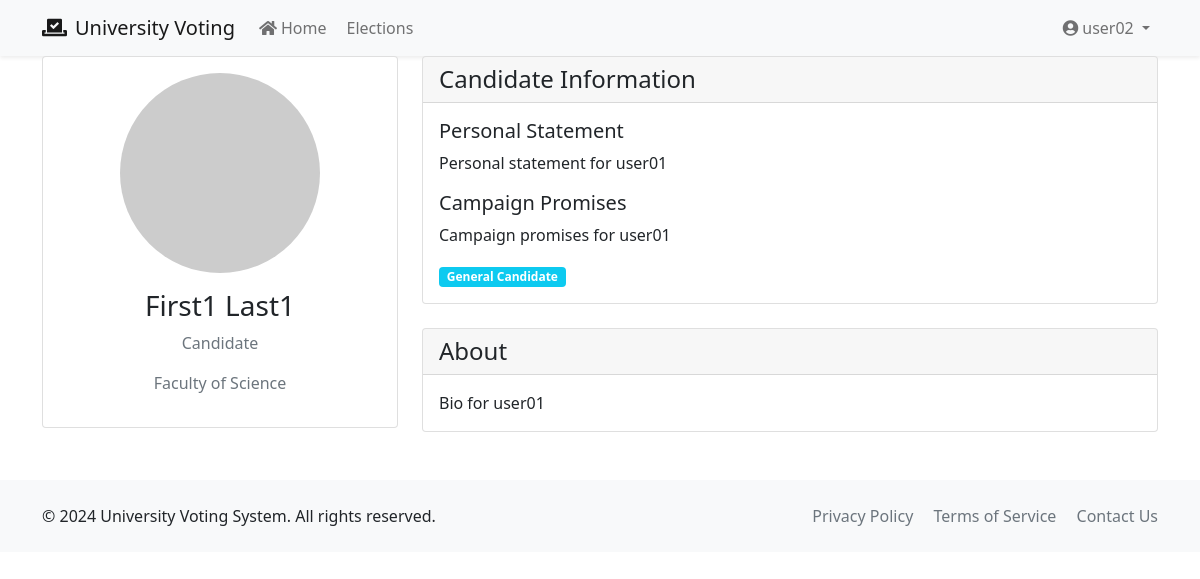
The app's page /accounts/user/8/ (signed in) with its own data.
### accounts/models.py (models this page shows, shortened)
class User(AbstractUser):
    ROLES = (
        ('voter', 'Voter'),
        ('candidate', 'Candidate'),
        ('admin', 'Administrator'),
    )
    role = models.CharField(max_length=20, choices=ROLES, default='voter')
    faculty = models.ForeignKey(Faculty, on_delete=models.SET_NULL, null=True, blank=True)
    student_id = models.CharField(
        max_length=20,
        unique=True,
        validators=[RegexValidator(r'^\d{8}$', 'Student ID must be 8 digits')]
    )
    phone_number = models.CharField(max_length=15, blank=True)
    is_verified = models.BooleanField(default=False)
    created_at = models.DateTimeField(auto_now_add=True)
    updated_at = models.DateTimeField(auto_now=True)
    class Meta:
        ordering = ['username']

class Faculty(models.Model):
    name = models.CharField(max_length=100)
    max_winners = models.IntegerField(default=2)
    created_at = models.DateTimeField(auto_now_add=True)
    updated_at = models.DateTimeField(auto_now=True)
    class Meta:
        verbose_name_plural = "Faculties"

class Profile(models.Model):
    user = models.OneToOneField(User, on_delete=models.CASCADE)
    bio = models.TextField(max_length=500, blank=True)
    photo = models.ImageField(upload_to='profile_photos/', blank=True)
    personal_statement = models.TextField(max_length=1000, blank=True)
    campaign_promises = models.TextField(max_length=2000, blank=True)
    is_general_candidate = models.BooleanField(default=False)

### accounts/views.py (the view)
# urls.py: path('user/<int:pk>/', views.UserDetailView.as_view(), name='user_detail'),
class UserDetailView(LoginRequiredMixin, DetailView):
    model = User
    template_name = 'accounts/user_detail.html'
    context_object_name = 'viewed_user'

### templates/accounts/user_detail.html (shortened to what this page needs)
{% extends 'base.html' %}
{% block content %}
<div class="container">
    <div class="row">
        <div class="col-md-4">
            <div class="card">
                <div class="card-body text-center">
                    {% if viewed_user.profile.photo %}
                        <img src="{{ viewed_user.profile.photo.url }}" alt="Profile Photo" class="img-fluid rounded-circle mb-3" style="max-width: 200px;">
                    {% else %}
                        <img src="https://via.placeholder.com/200" alt="Default Profile" class="img-fluid rounded-circle mb-3">
                    {% endif %}
                    <h3 class="card-title">{{ viewed_user.get_full_name|default:viewed_user.username }}</h3>
                    <p class="text-muted">{{ viewed_user.get_role_display }}</p>
                    {% if viewed_user.faculty %}
                        <p class="text-muted">{{ viewed_user.faculty.name }}</p>
                    {% endif %}
                </div>
            </div>
        </div>
        <div class="col-md-8">
            {% if viewed_user.role == 'candidate' %}
            <div class="card mb-4">
                <div class="card-header">
                    <h4 class="card-title mb-0">Candidate Information</h4>
                </div>
                <div class="card-body">
                    {% if viewed_user.profile.personal_statement %}
                        <h5>Personal Statement</h5>
                        <p>{{ viewed_user.profile.personal_statement }}</p>
                    {% endif %}
                    {% if viewed_user.profile.campaign_promises %}
                        <h5>Campaign Promises</h5>
                        <p>{{ viewed_user.profile.campaign_promises }}</p>
                    {% endif %}
                    {% if viewed_user.profile.is_general_candidate %}
                        <span class="badge bg-info">General Candidate</span>
                    {% else %}
                        <span class="badge bg-primary">Faculty Candidate</span>
                    {% endif %}
                </div>
            </div>
            {% endif %}
            <div class="card">
                <div class="card-header">
                    <h4 class="card-title mb-0">About</h4>
                </div>
                <div class="card-body">
                    {% if viewed_user.profile.bio %}
                        {{ viewed_user.profile.bio }}
                    {% else %}
                        <p class="text-muted">No biography available.</p>
                    {% endif %}
                </div>
            </div>
        </div>
    </div>
</div>
{% endblock %}

### templates/base.html (shortened to what this page needs)
{% load static %}
<!DOCTYPE html>
<html lang="en">
<head>
    <link href="https://cdn.jsdelivr.net/npm/bootstrap@5.1.3/dist/css/bootstrap.min.css" rel="stylesheet">
    <link rel="stylesheet" href="https://cdnjs.cloudflare.com/ajax/libs/font-awesome/5.15.4/css/all.min.css">
    <link rel="stylesheet" href="{% static 'css/auth.css' %}">
</head>
<body>
    <nav class="navbar navbar-expand-lg navbar-light bg-light shadow-sm">
        <div class="container">
            <a class="navbar-brand" href="{% url 'home' %}">
                <i class="fas fa-vote-yea me-2"></i>University Voting
            </a>
            <div class="collapse navbar-collapse" id="navbarNav">
                <ul class="navbar-nav me-auto">
                    <li class="nav-item">
                        <a class="nav-link" href="{% url 'home' %}">
                            <i class="fas fa-home me-1"></i>Home
                        </a>
                    </li>
                    {% if user.is_authenticated %}
                    <li class="nav-item">
                        <a class="nav-link" href="#">
                            Elections
                        </a>
                    </li>
                    {% endif %}
                </ul>
                <ul class="navbar-nav">
                    {% if user.is_authenticated %}
                    <li class="nav-item dropdown">
                        <a class="nav-link dropdown-toggle" href="#" id="userDropdown" role="button" data-bs-toggle="dropdown">
                            <i class="fas fa-user-circle me-1"></i>{{ user.username }}
                        </a>
                    </li>
                    {% endif %}
                </ul>
            </div>
        </div>
    </nav>
    <main class="flex-grow-1">
        {% block content %}{% endblock %}
    </main>
    <footer class="bg-light py-4 mt-5">
        <div class="container">
            <div class="row">
                <div class="col-md-6 text-center text-md-start">
                    <p class="mb-0">&copy; {% now "Y" %} University Voting System. All rights reserved.</p>
                </div>
                <div class="col-md-6 text-center text-md-end">
                    <a href="#" class="text-decoration-none text-muted me-3">Privacy Policy</a>
                    <a href="#" class="text-decoration-none text-muted me-3">Terms of Service</a>
                    <a href="#" class="text-decoration-none text-muted">Contact Us</a>
                </div>
            </div>
        </div>
    </footer>
</body>
</html>

### records on screen
User: username "user02"
User: get_full_name "First1 Last1", role "Candidate", faculty.name "Faculty of Science", profile.personal_statement "Personal statement for user01", profile.campaign_promises "Campaign promises for user01", profile.bio "Bio for user01"
